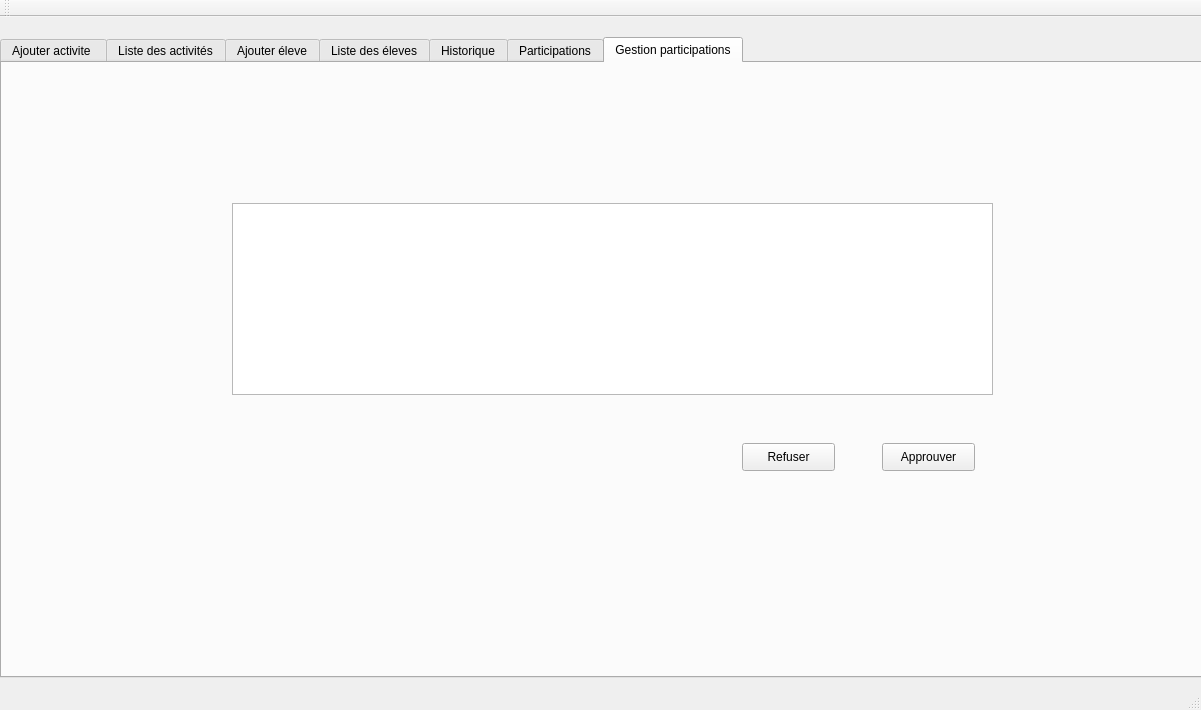
<?xml version="1.0" encoding="UTF-8"?>
<ui version="4.0">
 <class>MainWindow</class>
 <widget class="QMainWindow" name="MainWindow">
  <property name="geometry">
   <rect>
    <x>0</x>
    <y>0</y>
    <width>1201</width>
    <height>710</height>
   </rect>
  </property>
  <property name="windowTitle">
   <string>Gestion des Clients</string>
  </property>
  <widget class="QWidget" name="centralWidget">
   <widget class="QTabWidget" name="tabWidget">
    <property name="geometry">
     <rect>
      <x>0</x>
      <y>20</y>
      <width>1291</width>
      <height>641</height>
     </rect>
    </property>
    <property name="currentIndex">
     <number>6</number>
    </property>
    <widget class="QWidget" name="tab">
     <attribute name="title">
      <string>Ajouter activite </string>
     </attribute>
     <widget class="QLineEdit" name="titre">
      <property name="geometry">
       <rect>
        <x>240</x>
        <y>60</y>
        <width>113</width>
        <height>22</height>
       </rect>
      </property>
     </widget>
     <widget class="QLineEdit" name="lieu">
      <property name="geometry">
       <rect>
        <x>230</x>
        <y>380</y>
        <width>113</width>
        <height>22</height>
       </rect>
      </property>
     </widget>
     <widget class="QLineEdit" name="responsable">
      <property name="geometry">
       <rect>
        <x>230</x>
        <y>280</y>
        <width>113</width>
        <height>22</height>
       </rect>
      </property>
     </widget>
     <widget class="QTextEdit" name="description">
      <property name="geometry">
       <rect>
        <x>230</x>
        <y>110</y>
        <width>351</width>
        <height>87</height>
       </rect>
      </property>
     </widget>
     <widget class="QComboBox" name="type">
      <property name="geometry">
       <rect>
        <x>230</x>
        <y>210</y>
        <width>73</width>
        <height>22</height>
       </rect>
      </property>
      <item>
       <property name="text">
        <string>football</string>
       </property>
      </item>
      <item>
       <property name="text">
        <string>literature</string>
       </property>
      </item>
      <item>
       <property name="text">
        <string>dessin</string>
       </property>
      </item>
      <item>
       <property name="text">
        <string>musique</string>
       </property>
      </item>
      <item>
       <property name="text">
        <string>handball</string>
       </property>
      </item>
     </widget>
     <widget class="QDateEdit" name="date">
      <property name="geometry">
       <rect>
        <x>230</x>
        <y>340</y>
        <width>110</width>
        <height>22</height>
       </rect>
      </property>
     </widget>
     <widget class="QLabel" name="label_2">
      <property name="geometry">
       <rect>
        <x>140</x>
        <y>70</y>
        <width>56</width>
        <height>16</height>
       </rect>
      </property>
      <property name="text">
       <string>titre</string>
      </property>
     </widget>
     <widget class="QLabel" name="label_3">
      <property name="geometry">
       <rect>
        <x>130</x>
        <y>380</y>
        <width>56</width>
        <height>16</height>
       </rect>
      </property>
      <property name="text">
       <string>lieu</string>
      </property>
     </widget>
     <widget class="QLabel" name="label_4">
      <property name="geometry">
       <rect>
        <x>130</x>
        <y>140</y>
        <width>61</width>
        <height>16</height>
       </rect>
      </property>
      <property name="text">
       <string>description</string>
      </property>
     </widget>
     <widget class="QLabel" name="label_5">
      <property name="geometry">
       <rect>
        <x>140</x>
        <y>210</y>
        <width>56</width>
        <height>16</height>
       </rect>
      </property>
      <property name="text">
       <string>type</string>
      </property>
     </widget>
     <widget class="QLabel" name="label_6">
      <property name="geometry">
       <rect>
        <x>130</x>
        <y>270</y>
        <width>81</width>
        <height>21</height>
       </rect>
      </property>
      <property name="text">
       <string>responsable</string>
      </property>
     </widget>
     <widget class="QLabel" name="label_7">
      <property name="geometry">
       <rect>
        <x>130</x>
        <y>330</y>
        <width>56</width>
        <height>16</height>
       </rect>
      </property>
      <property name="text">
       <string>date</string>
      </property>
     </widget>
     <widget class="QPushButton" name="pushButton">
      <property name="geometry">
       <rect>
        <x>580</x>
        <y>420</y>
        <width>93</width>
        <height>28</height>
       </rect>
      </property>
      <property name="text">
       <string>Ajouter</string>
      </property>
     </widget>
    </widget>
    <widget class="QWidget" name="tab_2">
     <attribute name="title">
      <string>Liste des activités</string>
     </attribute>
     <widget class="QTableView" name="tableView">
      <property name="geometry">
       <rect>
        <x>90</x>
        <y>120</y>
        <width>581</width>
        <height>371</height>
       </rect>
      </property>
     </widget>
     <widget class="QPushButton" name="pushButton_2">
      <property name="geometry">
       <rect>
        <x>520</x>
        <y>540</y>
        <width>93</width>
        <height>28</height>
       </rect>
      </property>
      <property name="text">
       <string>supprimer</string>
      </property>
     </widget>
     <widget class="QRadioButton" name="radioButton">
      <property name="geometry">
       <rect>
        <x>710</x>
        <y>10</y>
        <width>97</width>
        <height>20</height>
       </rect>
      </property>
      <property name="text">
       <string>Croissant</string>
      </property>
     </widget>
     <widget class="QComboBox" name="comboBox">
      <property name="geometry">
       <rect>
        <x>590</x>
        <y>30</y>
        <width>91</width>
        <height>22</height>
       </rect>
      </property>
      <item>
       <property name="text">
        <string>Par Date</string>
       </property>
      </item>
      <item>
       <property name="text">
        <string>Par Titre</string>
       </property>
      </item>
      <item>
       <property name="text">
        <string>Par Type</string>
       </property>
      </item>
      <item>
       <property name="text">
        <string>Par Responsable</string>
       </property>
      </item>
     </widget>
     <widget class="QPushButton" name="pushButton_3">
      <property name="geometry">
       <rect>
        <x>708</x>
        <y>85</y>
        <width>93</width>
        <height>28</height>
       </rect>
      </property>
      <property name="text">
       <string>Trier</string>
      </property>
     </widget>
     <widget class="QRadioButton" name="radioButton_2">
      <property name="geometry">
       <rect>
        <x>708</x>
        <y>45</y>
        <width>97</width>
        <height>20</height>
       </rect>
      </property>
      <property name="text">
       <string>Decroissant</string>
      </property>
     </widget>
     <widget class="QLineEdit" name="lineEdit">
      <property name="geometry">
       <rect>
        <x>280</x>
        <y>60</y>
        <width>261</width>
        <height>22</height>
       </rect>
      </property>
     </widget>
     <widget class="QLabel" name="label_18">
      <property name="geometry">
       <rect>
        <x>190</x>
        <y>60</y>
        <width>71</width>
        <height>16</height>
       </rect>
      </property>
      <property name="text">
       <string>Recherche</string>
      </property>
     </widget>
     <widget class="QPushButton" name="pushButton_8">
      <property name="geometry">
       <rect>
        <x>80</x>
        <y>530</y>
        <width>93</width>
        <height>28</height>
       </rect>
      </property>
      <property name="text">
       <string>Stat par Type</string>
      </property>
     </widget>
     <widget class="QDateEdit" name="datemodif">
      <property name="geometry">
       <rect>
        <x>800</x>
        <y>430</y>
        <width>110</width>
        <height>22</height>
       </rect>
      </property>
     </widget>
     <widget class="QComboBox" name="typemodif">
      <property name="geometry">
       <rect>
        <x>800</x>
        <y>300</y>
        <width>73</width>
        <height>22</height>
       </rect>
      </property>
      <item>
       <property name="text">
        <string>football</string>
       </property>
      </item>
      <item>
       <property name="text">
        <string>literature</string>
       </property>
      </item>
      <item>
       <property name="text">
        <string>dessin</string>
       </property>
      </item>
      <item>
       <property name="text">
        <string>musique</string>
       </property>
      </item>
      <item>
       <property name="text">
        <string>handball</string>
       </property>
      </item>
     </widget>
     <widget class="QLineEdit" name="lieumodif">
      <property name="geometry">
       <rect>
        <x>800</x>
        <y>470</y>
        <width>113</width>
        <height>22</height>
       </rect>
      </property>
     </widget>
     <widget class="QLineEdit" name="respmodif">
      <property name="geometry">
       <rect>
        <x>800</x>
        <y>370</y>
        <width>113</width>
        <height>22</height>
       </rect>
      </property>
     </widget>
     <widget class="QLineEdit" name="titremodif">
      <property name="geometry">
       <rect>
        <x>810</x>
        <y>150</y>
        <width>113</width>
        <height>22</height>
       </rect>
      </property>
     </widget>
     <widget class="QTextEdit" name="descmodif">
      <property name="geometry">
       <rect>
        <x>800</x>
        <y>200</y>
        <width>351</width>
        <height>87</height>
       </rect>
      </property>
     </widget>
     <widget class="QLabel" name="label_36">
      <property name="geometry">
       <rect>
        <x>710</x>
        <y>360</y>
        <width>81</width>
        <height>21</height>
       </rect>
      </property>
      <property name="text">
       <string>responsable</string>
      </property>
     </widget>
     <widget class="QLabel" name="label_37">
      <property name="geometry">
       <rect>
        <x>720</x>
        <y>160</y>
        <width>56</width>
        <height>16</height>
       </rect>
      </property>
      <property name="text">
       <string>titre</string>
      </property>
     </widget>
     <widget class="QLabel" name="label_38">
      <property name="geometry">
       <rect>
        <x>710</x>
        <y>470</y>
        <width>56</width>
        <height>16</height>
       </rect>
      </property>
      <property name="text">
       <string>lieu</string>
      </property>
     </widget>
     <widget class="QLabel" name="label_39">
      <property name="geometry">
       <rect>
        <x>720</x>
        <y>300</y>
        <width>56</width>
        <height>16</height>
       </rect>
      </property>
      <property name="text">
       <string>type</string>
      </property>
     </widget>
     <widget class="QLabel" name="label_40">
      <property name="geometry">
       <rect>
        <x>710</x>
        <y>230</y>
        <width>61</width>
        <height>16</height>
       </rect>
      </property>
      <property name="text">
       <string>description</string>
      </property>
     </widget>
     <widget class="QLabel" name="label_41">
      <property name="geometry">
       <rect>
        <x>710</x>
        <y>420</y>
        <width>56</width>
        <height>16</height>
       </rect>
      </property>
      <property name="text">
       <string>date</string>
      </property>
     </widget>
     <widget class="QPushButton" name="pushButton_17">
      <property name="geometry">
       <rect>
        <x>1020</x>
        <y>540</y>
        <width>93</width>
        <height>28</height>
       </rect>
      </property>
      <property name="text">
       <string>Modifier</string>
      </property>
     </widget>
    </widget>
    <widget class="QWidget" name="tab_3">
     <attribute name="title">
      <string>Ajouter éleve</string>
     </attribute>
     <widget class="QLineEdit" name="linenom">
      <property name="geometry">
       <rect>
        <x>150</x>
        <y>160</y>
        <width>113</width>
        <height>22</height>
       </rect>
      </property>
     </widget>
     <widget class="QLineEdit" name="lineprenom">
      <property name="geometry">
       <rect>
        <x>150</x>
        <y>220</y>
        <width>113</width>
        <height>22</height>
       </rect>
      </property>
     </widget>
     <widget class="QComboBox" name="comboniveau">
      <property name="geometry">
       <rect>
        <x>150</x>
        <y>280</y>
        <width>111</width>
        <height>22</height>
       </rect>
      </property>
      <item>
       <property name="text">
        <string>1ere</string>
       </property>
      </item>
      <item>
       <property name="text">
        <string>2eme</string>
       </property>
      </item>
      <item>
       <property name="text">
        <string>3eme</string>
       </property>
      </item>
      <item>
       <property name="text">
        <string>4eme</string>
       </property>
      </item>
      <item>
       <property name="text">
        <string>5eme</string>
       </property>
      </item>
      <item>
       <property name="text">
        <string>6eme</string>
       </property>
      </item>
     </widget>
     <widget class="QLineEdit" name="lineclasse">
      <property name="geometry">
       <rect>
        <x>150</x>
        <y>350</y>
        <width>113</width>
        <height>22</height>
       </rect>
      </property>
     </widget>
     <widget class="QLabel" name="label_9">
      <property name="geometry">
       <rect>
        <x>70</x>
        <y>160</y>
        <width>56</width>
        <height>16</height>
       </rect>
      </property>
      <property name="text">
       <string>Nom</string>
      </property>
     </widget>
     <widget class="QLabel" name="label_10">
      <property name="geometry">
       <rect>
        <x>70</x>
        <y>220</y>
        <width>56</width>
        <height>16</height>
       </rect>
      </property>
      <property name="text">
       <string>Prenom</string>
      </property>
     </widget>
     <widget class="QLabel" name="label_11">
      <property name="geometry">
       <rect>
        <x>70</x>
        <y>280</y>
        <width>56</width>
        <height>16</height>
       </rect>
      </property>
      <property name="text">
       <string>Niveau</string>
      </property>
     </widget>
     <widget class="QLabel" name="label_12">
      <property name="geometry">
       <rect>
        <x>60</x>
        <y>350</y>
        <width>56</width>
        <height>16</height>
       </rect>
      </property>
      <property name="text">
       <string>Classe</string>
      </property>
     </widget>
     <widget class="QDateEdit" name="date_n">
      <property name="geometry">
       <rect>
        <x>500</x>
        <y>90</y>
        <width>110</width>
        <height>22</height>
       </rect>
      </property>
     </widget>
     <widget class="QComboBox" name="combosexe">
      <property name="geometry">
       <rect>
        <x>500</x>
        <y>150</y>
        <width>111</width>
        <height>22</height>
       </rect>
      </property>
      <item>
       <property name="text">
        <string>Homme</string>
       </property>
      </item>
      <item>
       <property name="text">
        <string>Femme</string>
       </property>
      </item>
     </widget>
     <widget class="QTextEdit" name="adresse">
      <property name="geometry">
       <rect>
        <x>500</x>
        <y>210</y>
        <width>361</width>
        <height>87</height>
       </rect>
      </property>
     </widget>
     <widget class="QLineEdit" name="lineemail">
      <property name="geometry">
       <rect>
        <x>500</x>
        <y>340</y>
        <width>201</width>
        <height>22</height>
       </rect>
      </property>
     </widget>
     <widget class="QLineEdit" name="lineage">
      <property name="geometry">
       <rect>
        <x>500</x>
        <y>390</y>
        <width>113</width>
        <height>22</height>
       </rect>
      </property>
     </widget>
     <widget class="QLabel" name="label_13">
      <property name="geometry">
       <rect>
        <x>370</x>
        <y>90</y>
        <width>111</width>
        <height>20</height>
       </rect>
      </property>
      <property name="text">
       <string>Date de naissance</string>
      </property>
     </widget>
     <widget class="QLabel" name="label_14">
      <property name="geometry">
       <rect>
        <x>410</x>
        <y>150</y>
        <width>56</width>
        <height>16</height>
       </rect>
      </property>
      <property name="text">
       <string>Sexe</string>
      </property>
     </widget>
     <widget class="QLabel" name="label_15">
      <property name="geometry">
       <rect>
        <x>400</x>
        <y>230</y>
        <width>56</width>
        <height>16</height>
       </rect>
      </property>
      <property name="text">
       <string>Adresse</string>
      </property>
     </widget>
     <widget class="QLabel" name="label_16">
      <property name="geometry">
       <rect>
        <x>400</x>
        <y>340</y>
        <width>56</width>
        <height>16</height>
       </rect>
      </property>
      <property name="text">
       <string>Email</string>
      </property>
     </widget>
     <widget class="QLabel" name="label_17">
      <property name="geometry">
       <rect>
        <x>400</x>
        <y>390</y>
        <width>56</width>
        <height>16</height>
       </rect>
      </property>
      <property name="text">
       <string>Age</string>
      </property>
     </widget>
     <widget class="QPushButton" name="pushButton_4">
      <property name="geometry">
       <rect>
        <x>840</x>
        <y>430</y>
        <width>93</width>
        <height>28</height>
       </rect>
      </property>
      <property name="text">
       <string>Ajouter</string>
      </property>
     </widget>
    </widget>
    <widget class="QWidget" name="tab_4">
     <attribute name="title">
      <string>Liste des éleves</string>
     </attribute>
     <widget class="QTableView" name="tableView_2">
      <property name="geometry">
       <rect>
        <x>0</x>
        <y>120</y>
        <width>571</width>
        <height>361</height>
       </rect>
      </property>
     </widget>
     <widget class="QPushButton" name="pushButton_5">
      <property name="geometry">
       <rect>
        <x>380</x>
        <y>517</y>
        <width>101</width>
        <height>31</height>
       </rect>
      </property>
      <property name="text">
       <string>Supprimer</string>
      </property>
     </widget>
     <widget class="QPushButton" name="pushButton_6">
      <property name="geometry">
       <rect>
        <x>478</x>
        <y>85</y>
        <width>93</width>
        <height>28</height>
       </rect>
      </property>
      <property name="text">
       <string>Trier</string>
      </property>
     </widget>
     <widget class="QRadioButton" name="radioButton_D_E">
      <property name="geometry">
       <rect>
        <x>478</x>
        <y>45</y>
        <width>97</width>
        <height>20</height>
       </rect>
      </property>
      <property name="text">
       <string>Decroissant</string>
      </property>
     </widget>
     <widget class="QComboBox" name="comboBox_E">
      <property name="geometry">
       <rect>
        <x>360</x>
        <y>30</y>
        <width>101</width>
        <height>22</height>
       </rect>
      </property>
      <item>
       <property name="text">
        <string>Par nom</string>
       </property>
      </item>
      <item>
       <property name="text">
        <string>Par niveau</string>
       </property>
      </item>
      <item>
       <property name="text">
        <string>Par age</string>
       </property>
      </item>
      <item>
       <property name="text">
        <string>par date de naissance</string>
       </property>
      </item>
     </widget>
     <widget class="QRadioButton" name="radioButton_C_E">
      <property name="geometry">
       <rect>
        <x>480</x>
        <y>10</y>
        <width>97</width>
        <height>20</height>
       </rect>
      </property>
      <property name="text">
       <string>Croissant</string>
      </property>
     </widget>
     <widget class="QLineEdit" name="lineEdit_2">
      <property name="geometry">
       <rect>
        <x>150</x>
        <y>80</y>
        <width>211</width>
        <height>22</height>
       </rect>
      </property>
     </widget>
     <widget class="QLabel" name="label_19">
      <property name="geometry">
       <rect>
        <x>50</x>
        <y>80</y>
        <width>71</width>
        <height>16</height>
       </rect>
      </property>
      <property name="text">
       <string>Recherche</string>
      </property>
     </widget>
     <widget class="QPushButton" name="pushButton_7">
      <property name="geometry">
       <rect>
        <x>130</x>
        <y>520</y>
        <width>101</width>
        <height>31</height>
       </rect>
      </property>
      <property name="text">
       <string>Stat Niveau</string>
      </property>
     </widget>
     <widget class="QLabel" name="label_42">
      <property name="geometry">
       <rect>
        <x>670</x>
        <y>70</y>
        <width>56</width>
        <height>16</height>
       </rect>
      </property>
      <property name="text">
       <string>Prenom</string>
      </property>
     </widget>
     <widget class="QLabel" name="label_43">
      <property name="geometry">
       <rect>
        <x>670</x>
        <y>130</y>
        <width>56</width>
        <height>16</height>
       </rect>
      </property>
      <property name="text">
       <string>Niveau</string>
      </property>
     </widget>
     <widget class="QLineEdit" name="prenommodif">
      <property name="geometry">
       <rect>
        <x>750</x>
        <y>70</y>
        <width>113</width>
        <height>22</height>
       </rect>
      </property>
     </widget>
     <widget class="QComboBox" name="niveaumodif">
      <property name="geometry">
       <rect>
        <x>750</x>
        <y>130</y>
        <width>111</width>
        <height>22</height>
       </rect>
      </property>
      <item>
       <property name="text">
        <string>1ere</string>
       </property>
      </item>
      <item>
       <property name="text">
        <string>2eme</string>
       </property>
      </item>
      <item>
       <property name="text">
        <string>3eme</string>
       </property>
      </item>
      <item>
       <property name="text">
        <string>4eme</string>
       </property>
      </item>
      <item>
       <property name="text">
        <string>5eme</string>
       </property>
      </item>
      <item>
       <property name="text">
        <string>6eme</string>
       </property>
      </item>
     </widget>
     <widget class="QLineEdit" name="classemodif">
      <property name="geometry">
       <rect>
        <x>750</x>
        <y>200</y>
        <width>113</width>
        <height>22</height>
       </rect>
      </property>
     </widget>
     <widget class="QLineEdit" name="nommodif">
      <property name="geometry">
       <rect>
        <x>750</x>
        <y>10</y>
        <width>113</width>
        <height>22</height>
       </rect>
      </property>
     </widget>
     <widget class="QLabel" name="label_44">
      <property name="geometry">
       <rect>
        <x>660</x>
        <y>200</y>
        <width>56</width>
        <height>16</height>
       </rect>
      </property>
      <property name="text">
       <string>Classe</string>
      </property>
     </widget>
     <widget class="QLabel" name="label_45">
      <property name="geometry">
       <rect>
        <x>670</x>
        <y>10</y>
        <width>56</width>
        <height>16</height>
       </rect>
      </property>
      <property name="text">
       <string>Nom</string>
      </property>
     </widget>
     <widget class="QDateEdit" name="date_e_modif">
      <property name="geometry">
       <rect>
        <x>750</x>
        <y>240</y>
        <width>110</width>
        <height>22</height>
       </rect>
      </property>
     </widget>
     <widget class="QTextEdit" name="adressemodif">
      <property name="geometry">
       <rect>
        <x>760</x>
        <y>350</y>
        <width>361</width>
        <height>87</height>
       </rect>
      </property>
     </widget>
     <widget class="QLabel" name="label_46">
      <property name="geometry">
       <rect>
        <x>670</x>
        <y>290</y>
        <width>56</width>
        <height>16</height>
       </rect>
      </property>
      <property name="text">
       <string>Sexe</string>
      </property>
     </widget>
     <widget class="QLabel" name="label_47">
      <property name="geometry">
       <rect>
        <x>660</x>
        <y>530</y>
        <width>56</width>
        <height>16</height>
       </rect>
      </property>
      <property name="text">
       <string>Age</string>
      </property>
     </widget>
     <widget class="QLabel" name="label_48">
      <property name="geometry">
       <rect>
        <x>660</x>
        <y>480</y>
        <width>56</width>
        <height>16</height>
       </rect>
      </property>
      <property name="text">
       <string>Email</string>
      </property>
     </widget>
     <widget class="QLineEdit" name="agemodif">
      <property name="geometry">
       <rect>
        <x>760</x>
        <y>530</y>
        <width>113</width>
        <height>22</height>
       </rect>
      </property>
     </widget>
     <widget class="QLabel" name="label_49">
      <property name="geometry">
       <rect>
        <x>660</x>
        <y>370</y>
        <width>56</width>
        <height>16</height>
       </rect>
      </property>
      <property name="text">
       <string>Adresse</string>
      </property>
     </widget>
     <widget class="QLineEdit" name="emailmodif">
      <property name="geometry">
       <rect>
        <x>760</x>
        <y>480</y>
        <width>201</width>
        <height>22</height>
       </rect>
      </property>
     </widget>
     <widget class="QLabel" name="label_50">
      <property name="geometry">
       <rect>
        <x>620</x>
        <y>240</y>
        <width>111</width>
        <height>20</height>
       </rect>
      </property>
      <property name="text">
       <string>Date de naissance</string>
      </property>
     </widget>
     <widget class="QComboBox" name="sexemodif">
      <property name="geometry">
       <rect>
        <x>760</x>
        <y>290</y>
        <width>111</width>
        <height>22</height>
       </rect>
      </property>
      <item>
       <property name="text">
        <string>Homme</string>
       </property>
      </item>
      <item>
       <property name="text">
        <string>Femme</string>
       </property>
      </item>
     </widget>
     <widget class="QPushButton" name="pushButton_18">
      <property name="geometry">
       <rect>
        <x>1020</x>
        <y>560</y>
        <width>93</width>
        <height>28</height>
       </rect>
      </property>
      <property name="text">
       <string>Modifier</string>
      </property>
     </widget>
     <widget class="QPushButton" name="pushButton_9">
      <property name="geometry">
       <rect>
        <x>0</x>
        <y>580</y>
        <width>61</width>
        <height>28</height>
       </rect>
      </property>
      <property name="text">
       <string>PDF</string>
      </property>
     </widget>
    </widget>
    <widget class="QWidget" name="tab_5">
     <attribute name="title">
      <string>Historique</string>
     </attribute>
     <widget class="QTableView" name="tableView_3">
      <property name="geometry">
       <rect>
        <x>190</x>
        <y>110</y>
        <width>781</width>
        <height>341</height>
       </rect>
      </property>
     </widget>
    </widget>
    <widget class="QWidget" name="tab_6">
     <attribute name="title">
      <string>Participations</string>
     </attribute>
     <widget class="QTableView" name="tableView_4">
      <property name="geometry">
       <rect>
        <x>140</x>
        <y>60</y>
        <width>911</width>
        <height>192</height>
       </rect>
      </property>
     </widget>
     <widget class="QTableView" name="tableView_5">
      <property name="geometry">
       <rect>
        <x>140</x>
        <y>310</y>
        <width>911</width>
        <height>192</height>
       </rect>
      </property>
     </widget>
     <widget class="QPushButton" name="pushButton_10">
      <property name="geometry">
       <rect>
        <x>750</x>
        <y>530</y>
        <width>93</width>
        <height>28</height>
       </rect>
      </property>
      <property name="text">
       <string>Affecter</string>
      </property>
     </widget>
     <widget class="QPushButton" name="pushButton_11">
      <property name="geometry">
       <rect>
        <x>870</x>
        <y>530</y>
        <width>93</width>
        <height>28</height>
       </rect>
      </property>
      <property name="text">
       <string>rafraichir</string>
      </property>
     </widget>
    </widget>
    <widget class="QWidget" name="tab_7">
     <attribute name="title">
      <string>Gestion participations</string>
     </attribute>
     <widget class="QTableView" name="tableView_6">
      <property name="geometry">
       <rect>
        <x>230</x>
        <y>140</y>
        <width>761</width>
        <height>192</height>
       </rect>
      </property>
     </widget>
     <widget class="QPushButton" name="pushButton_12">
      <property name="geometry">
       <rect>
        <x>880</x>
        <y>380</y>
        <width>93</width>
        <height>28</height>
       </rect>
      </property>
      <property name="text">
       <string>Approuver</string>
      </property>
     </widget>
     <widget class="QPushButton" name="pushButton_13">
      <property name="geometry">
       <rect>
        <x>740</x>
        <y>380</y>
        <width>93</width>
        <height>28</height>
       </rect>
      </property>
      <property name="text">
       <string>Refuser</string>
      </property>
     </widget>
    </widget>
   </widget>
  </widget>
  <widget class="QMenuBar" name="menuBar">
   <property name="geometry">
    <rect>
     <x>0</x>
     <y>0</y>
     <width>1201</width>
     <height>26</height>
    </rect>
   </property>
  </widget>
  <widget class="QToolBar" name="mainToolBar">
   <attribute name="toolBarArea">
    <enum>TopToolBarArea</enum>
   </attribute>
   <attribute name="toolBarBreak">
    <bool>false</bool>
   </attribute>
  </widget>
  <widget class="QStatusBar" name="statusBar"/>
 </widget>
 <layoutdefault spacing="6" margin="11"/>
 <resources/>
 <connections/>
</ui>
